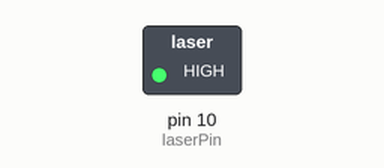
The sketch below on a simulated Arduino Uno, built with avr-gcc and run on an emulated ATmega328P. Parts: switched loads named in the sketch (green lamp = pin HIGH).

Above: at 1.1 s.
At 2.1 s:
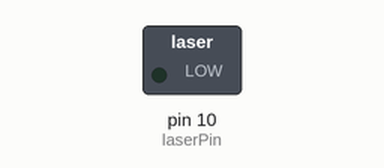
Timing chart, 0 to 3.6 s (numbered marks = the images above):
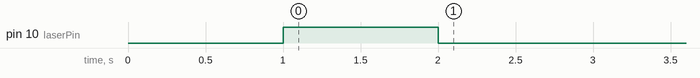

The sketch:

Test_Laser.ino
```cpp
/*
 * Andreas Wehner
 * 30.10.2018
 * Einfacher Test des Lasers auf dem XY Board
 *
 */
const int laserPin = 10;

void setup() {
  // put your setup code here, to run once:
  pinMode(laserPin, OUTPUT);
  delay(1000);

  digitalWrite(laserPin, HIGH);
  delay(1000);
  digitalWrite(laserPin, LOW);

}

void loop() {
  // put your main code here, to run repeatedly:


}
```
